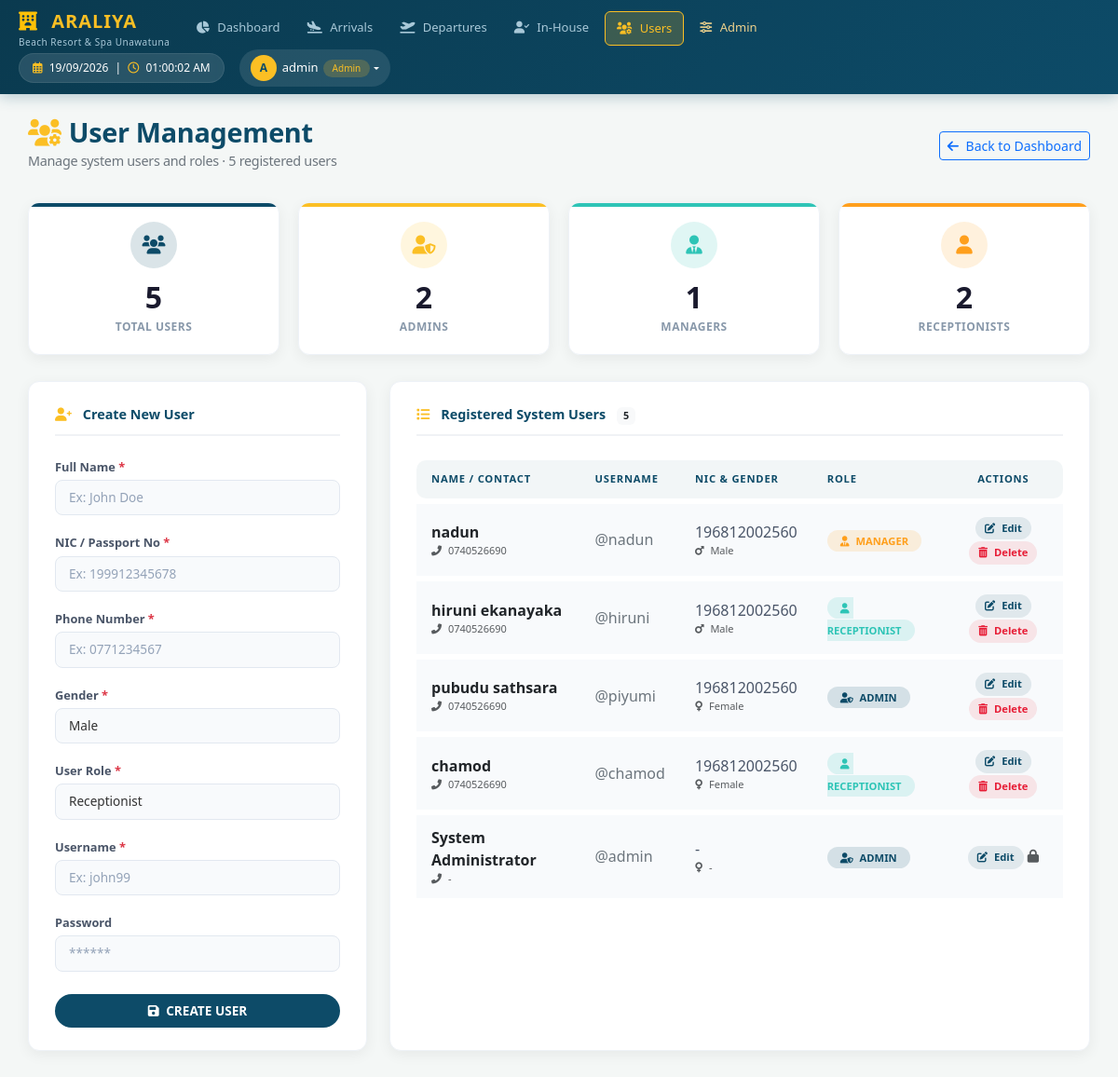
The page /manage_users.php (signed in) on the database its author committed.
### tables this page shows
CREATE TABLE `users` (
  `user_id` int(11) NOT NULL,
  `full_name` varchar(100) NOT NULL,
  `username` varchar(50) NOT NULL,
  `password` varchar(255) NOT NULL,
  `role` enum('admin','manager','receptionist') DEFAULT 'receptionist',
  `nic` varchar(20) DEFAULT NULL,
  `phone` varchar(15) DEFAULT NULL,
  `gender` varchar(10) DEFAULT NULL,
  `email` varchar(100) DEFAULT NULL,
  `created_at` timestamp NOT NULL DEFAULT current_timestamp()
);

### manage_users.php (the view, shortened to what this page needs)
<?php
include 'includes/db.php';
$user_name = isset($_SESSION['username']) ? htmlspecialchars($_SESSION['username']) : 'Admin';
$user_role = isset($_SESSION['role']) ? htmlspecialchars($_SESSION['role']) : 'admin';
$edit_data = [
    'user_id' => 0, 'full_name' => '', 'role' => 'receptionist',
    'username' => '', 'nic' => '', 'phone' => '', 'gender' => 'Male'
];
$users_list = $conn->query("SELECT * FROM users ORDER BY user_id DESC");
$total_users = $users_list ? $users_list->num_rows : 0;
?>
<!DOCTYPE html>
<html lang="en">
<head>
    <link href="https://cdn.jsdelivr.net/npm/bootstrap@5.3.0/dist/css/bootstrap.min.css" rel="stylesheet">
    <link rel="stylesheet" href="https://cdnjs.cloudflare.com/ajax/libs/font-awesome/6.0.0/css/all.min.css">
</head>
<body>
<div class="araliya-navbar d-flex justify-content-between align-items-center flex-wrap">
    <div class="d-flex align-items-center">
        <div class="me-3">
            <span class="brand-title"><i class="fas fa-hotel text-warning me-2"></i> ARALIYA</span>
            <span class="brand-sub">Beach Resort & Spa Unawatuna</span>
        </div>
        <ul class="nav-tabs-custom">
            <li><a href="dashboard.php"><i class="fas fa-chart-pie"></i> Dashboard</a></li>
            <li><a href="arrivals.php"><i class="fas fa-plane-arrival"></i> Arrivals</a></li>
            <li><a href="departures.php"><i class="fas fa-plane-departure"></i> Departures</a></li>
            <li><a href="inhouse_rooms.php"><i class="fas fa-user-check"></i> In-House</a></li>
            <li><a href="manage_users.php" class="active" style="color: var(--gold);"><i class="fas fa-users-cog"></i> Users</a></li>
            <li><a href="admin_panel.php" style="color: #ecd18c;"><i class="fas fa-sliders-h"></i> Admin</a></li>
        </ul>
    </div>
    <div class="d-flex align-items-center gap-3 flex-wrap">
        <div class="live-clock-badge">
            <i class="far fa-calendar-alt me-1"></i> <span id="live-date"></span>
            <span class="mx-1">|</span>
            <i class="far fa-clock me-1"></i> <span id="live-time"></span>
        </div>
        <div class="dropdown">
            <button class="user-dropdown dropdown-toggle d-flex align-items-center" type="button" data-bs-toggle="dropdown">
                <span class="user-avatar"><?= strtoupper(substr($user_name, 0, 1)) ?></span>
                <span><?= $user_name ?></span>
                <span class="badge-role"><?= ucfirst($user_role) ?></span>
            </button>
        </div>
    </div>
</div>
<div class="main-content">
    <div class="page-header">
        <div>
            <h2>
                <i class="fas fa-users-cog me-2"></i>User Management
                <small>Manage system users and roles · <span id="userCount"><?= $total_users; ?></span> registered users</small>
            </h2>
        </div>
        <div>
            <a href="dashboard.php" class="btn btn-sm btn-outline-primary">
                <i class="fas fa-arrow-left me-1"></i> Back to Dashboard
            </a>
        </div>
    </div>
    <div class="stat-grid">
        <div class="stat-card blue">
            <div class="stat-icon"><i class="fas fa-users"></i></div>
            <div class="stat-number"><?= $total_users; ?></div>
            <div class="stat-label">Total Users</div>
        </div>
        <div class="stat-card gold">
            <div class="stat-icon"><i class="fas fa-user-shield"></i></div>
            <div class="stat-number">
                <?php
                    $admin_count = 0;
                    if ($users_list) {
                        $users_list->data_seek(0);
                        while($u = $users_list->fetch_assoc()) {
                            if(strtolower($u['role']) === 'admin') $admin_count++;
                        }
                        $users_list->data_seek(0);
                    }
                    echo $admin_count;
                ?>
            </div>
            <div class="stat-label">Admins</div>
        </div>
        <div class="stat-card green">
            <div class="stat-icon"><i class="fas fa-user-tie"></i></div>
            <div class="stat-number">
                <?php
                    $manager_count = 0;
                    if ($users_list) {
                        $users_list->data_seek(0);
                        while($u = $users_list->fetch_assoc()) {
                            if(strtolower($u['role']) === 'manager') $manager_count++;
                        }
                        $users_list->data_seek(0);
                    }
                    echo $manager_count;
                ?>
            </div>
            <div class="stat-label">Managers</div>
        </div>
        <div class="stat-card orange">
            <div class="stat-icon"><i class="fas fa-user"></i></div>
            <div class="stat-number">
                <?php
                    $receptionist_count = 0;
                    if ($users_list) {
                        $users_list->data_seek(0);
                        while($u = $users_list->fetch_assoc()) {
                            if(strtolower($u['role']) === 'receptionist') $receptionist_count++;
                        }
                        $users_list->data_seek(0);
                    }
                    echo $receptionist_count;
                ?>
            </div>
            <div class="stat-label">Receptionists</div>
        </div>
    </div>
    <div class="row g-4">
        <div class="col-lg-4">
            <div class="card-custom">
                <div class="card-title">
                    <i class="fas <?= ($edit_data['user_id'] > 0) ? 'fa-user-edit' : 'fa-user-plus'; ?>"></i>
                    <?= ($edit_data['user_id'] > 0) ? "Modify User Details" : "Create New User" ?>
                </div>
                <form method="POST" action="manage_users.php">
                    <div class="mb-3">
                        <label class="form-label">Full Name <span class="text-danger">*</span></label>
                        <input type="text" name="full_name" class="form-control" required
                               value="<?= htmlspecialchars($edit_data['full_name']) ?>"
                               placeholder="Ex: John Doe">
                    </div>
                    <div class="mb-3">
                        <label class="form-label">NIC / Passport No <span class="text-danger">*</span></label>
                        <input type="text" name="nic" class="form-control" required
                               value="<?= htmlspecialchars($edit_data['nic']) ?>"
                               placeholder="Ex: 199912345678">
                    </div>
                    <div class="mb-3">
                        <label class="form-label">Phone Number <span class="text-danger">*</span></label>
                        <input type="text" name="phone" class="form-control" required
                               value="<?= htmlspecialchars($edit_data['phone']) ?>"
                               placeholder="Ex: 0771234567">
                    </div>
                    <div class="mb-3">
                        <label class="form-label">Gender <span class="text-danger">*</span></label>
                        <select name="gender" class="form-select" required>
                            <option value="Male" <?= ($edit_data['gender'] == 'Male') ? 'selected' : '' ?>>Male</option>
                        </select>
                    </div>
                    <div class="mb-3">
                        <label class="form-label">User Role <span class="text-danger">*</span></label>
                        <select name="role" class="form-select" required>
                            <option value="receptionist" <?= ($edit_data['role'] == 'receptionist') ? 'selected' : '' ?>>Receptionist</option>
                        </select>
                    </div>
                    <div class="mb-3">
                        <label class="form-label">Username <span class="text-danger">*</span></label>
                        <input type="text" name="username" class="form-control" required
                               value="<?= htmlspecialchars($edit_data['username']) ?>"
                               placeholder="Ex: john99" autocomplete="off">
                    </div>
                    <div class="mb-4">
                        <label class="form-label">
                            Password
                        </label>
                        <input type="password" name="password" class="form-control"
                               <?= ($edit_data['user_id'] == 0) ? 'required' : '' ?>
                               placeholder="******" autocomplete="new-password">
                    </div>
                    <button type="submit" name="save_user" class="btn btn-primary-custom w-100">
                        <i class="fas <?= ($edit_data['user_id'] > 0) ? 'fa-edit' : 'fa-save'; ?> me-1"></i>
                        <?= ($edit_data['user_id'] > 0) ? "UPDATE USER" : "CREATE USER" ?>
                    </button>
                </form>
            </div>
        </div>
        <div class="col-lg-8">
            <div class="card-custom">
                <div class="card-title">
                    <i class="fas fa-list"></i>
                    Registered System Users
                    <span class="badge bg-light text-dark ms-2"><?= $total_users; ?></span>
                </div>
                <?php if ($users_list && $users_list->num_rows > 0): ?>
                    <div class="table-responsive">
                        <table class="table-custom">
                            <thead>
                                <tr>
                                    <th>Name / Contact</th>
                                    <th>Username</th>
                                    <th>NIC & Gender</th>
                                    <th>Role</th>
                                    <th class="text-center">Actions</th>
                                </tr>
                            </thead>
                            <tbody>
                                <?php
                                $users_list->data_seek(0);
                                while($user = $users_list->fetch_assoc()):
                                    $role_class = 'receptionist';
                                    if(strtolower($user['role']) === 'admin') $role_class = 'admin';
                                    elseif(strtolower($user['role']) === 'manager') $role_class = 'manager';
                                ?>
                                <tr>
                                    <td>
                                        <div class="fw-bold text-dark"><?= htmlspecialchars($user['full_name']) ?></div>
                                        <div class="text-muted" style="font-size: 11px;">
                                            <i class="fas fa-phone-alt me-1"></i> <?= htmlspecialchars($user['phone'] ?? '-') ?>
                                        </div>
                                    </td>
                                    <td class="text-secondary">@<?= htmlspecialchars($user['username']) ?></td>
                                    <td>
                                        <div><?= htmlspecialchars($user['nic'] ?? '-') ?></div>
                                        <div class="text-muted small" style="font-size: 11px;">
                                            <i class="fas fa-<?= ($user['gender'] == 'Male') ? 'mars' : 'venus'; ?> me-1"></i>
                                            <?= htmlspecialchars($user['gender'] ?? '-') ?>
                                        </div>
                                    </td>
                                    <td>
                                        <span class="badge-role-custom <?= $role_class ?>">
                                            <i class="fas <?= ($role_class == 'admin') ? 'fa-user-shield' : (($role_class == 'manager') ? 'fa-user-tie' : 'fa-user'); ?> me-1"></i>
                                            <?= ucfirst(htmlspecialchars($user['role'])) ?>
                                        </span>
                                    </td>
                                    <td class="text-center">
                                        <a href="manage_users.php?edit_id=<?= $user['user_id'] ?>" class="btn-action-sm edit" title="Edit">
                                            <i class="fas fa-edit"></i> Edit
                                        </a>
                                        <?php if ($user['user_id'] != $_SESSION['user_id']): ?>
                                            <a href="manage_users.php?delete_id=<?= $user['user_id'] ?>"
                                               class="btn-action-sm delete"
                                               onclick="return confirm('Are you sure you want to delete this user?');"
                                               title="Delete">
                                                <i class="fas fa-trash-alt"></i> Delete
                                            </a>
                                        <?php else: ?>
                                            <span class="text-muted small" title="Cannot delete your own account">
                                                <i class="fas fa-lock"></i>
                                            </span>
                                        <?php endif; ?>
                                    </td>
                                </tr>
                                <?php endwhile; ?>
                            </tbody>
                        </table>
                    </div>
                <?php endif; ?>
            </div>
        </div>
    </div>
</div>
</body>
</html>

### rows shown on the page
users: gender "Male", role "Receptionist", full_name "hiruni ekanayaka", phone "0740526690", username "hiruni", nic "196812002560", role "RECEPTIONIST"
users: full_name "nadun", phone "0740526690", username "nadun", nic "196812002560", gender "Male", role "MANAGER"
users: full_name "pubudu sathsara", phone "0740526690", username "piyumi", nic "196812002560", gender "Female", role "ADMIN"
users: full_name "chamod", phone "0740526690", username "chamod", nic "196812002560", gender "Female", role "RECEPTIONIST"
users: full_name "System Administrator", phone "-", username "admin", nic "-", gender "-", role "ADMIN"

### other values the page prints
substr($user_name, 0, 1) "A"
$user_name "admin"
$user_role "Admin"
$total_users "5"
$admin_count "2"
$manager_count "1"
$receptionist_count "2"
